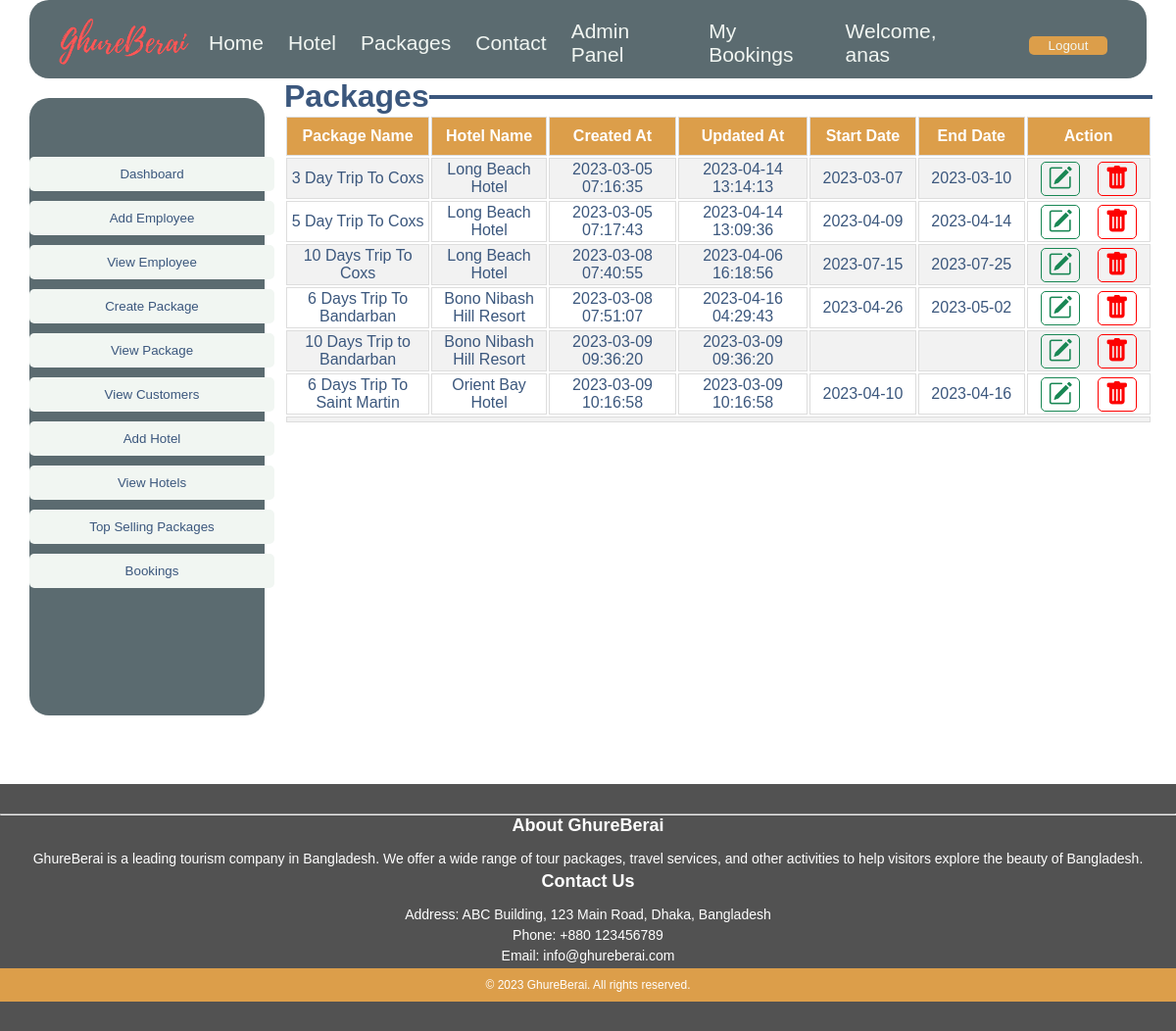
The page /View/Admin/ViewPackages.php (signed in) on the database its author committed.
### tables this page shows
CREATE TABLE `packages` (
  `Package_Id` int(11) NOT NULL,
  `Name` varchar(100) NOT NULL,
  `Hotel_Name` varchar(100) NOT NULL,
  `Description` text DEFAULT NULL,
  `Price` decimal(10,2) NOT NULL,
  `Days` int(11) NOT NULL,
  `P_left` int(11) NOT NULL,
  `P_sold` int(11) DEFAULT NULL,
  `Start_Date` date DEFAULT NULL,
  `End_Date` date DEFAULT NULL,
  `Image_url` varchar(255) DEFAULT NULL,
  `Created_at` timestamp NOT NULL DEFAULT current_timestamp(),
  `Updated_at` timestamp NOT NULL DEFAULT current_timestamp() ON UPDATE current_timestamp()
);

### Model/Admin/PackagesModel.php (called while the page is built, shortened)
<?php
function getPackages($page)
{
    if ($page == 2) {
        require('../../Model/Connection.php');
        $sql = "SELECT * FROM packages";
        $result = $con->query($sql);
        return $result;
    }
}

### Controller/PackagesController.php (called while the page is built, shortened)
<?php
function viewAllPackages($page)
{
    require('../../Model/Admin/PackagesModel.php');
    $result = getPackages($page);
    return $result;
}
?>

### View/Admin/ViewPackages.php (the view, shortened to what this page needs)
<!DOCTYPE html>
<html lang="en">
<head>
    <link rel="stylesheet" href="../Assets/index.css">
    <link rel="stylesheet" href="https://cdn.jsdelivr.net/npm/bootstrap-icons@1.10.2/font/bootstrap-icons.css"
>
</head>
<body>
    <div class="page">
        <div class="AdminPage">
            <?php
            include("Header.php");
            include("../Admin/AdminPanelMenu.php");
            ?>
            <div class="AdminDash">
                <fieldset
                    style=" border: 4px solid #3B577D; border-bottom: none; border-left: none; border-right: none;">
                    <legend style="text-align: left">
                        <h1 align="center">Packages</h1>
                    </legend>
                </fieldset>
                <table class="customers">
                    <tr>
                        <th>Package Name</th>
                        <th>Hotel Name</th>
                        <th>Created At</th>
                        <th>Updated At</th>
                        <th>Start Date</th>
                        <th>End Date</th>
                        <th colspan="2">Action</th>
                    </tr>
                    <?php
                    require('../../Controller/PackagesController.php');
                    $page = 2;
                    $result = viewAllPackages($page);
                    if ($result->num_rows > 0) {
                        while ($row = $result->fetch_assoc()) {
                            echo '<tr>
                            <td>' . $row["Name"] . '</td>
                            <td>' . $row["Hotel_Name"] . '</td>
                            <td>' . $row["Created_at"] . '</td>
                            <td>' . $row["Updated_at"] . '</td>
                            <td>' . $row["Start_Date"] . '</td>
                            <td>' . $row["End_Date"] . '</td>
                            <td><button class="button btn-crud"><a href="UpdatePackage.php?updatePack=' . $row["Package_Id"] . '"><i class="bi bi-pencil-square"></i></a></button><button class="button btn-crud-2"><a href="../../Controller/Admin/DeleteAction.php?deletePack=' . $row["Package_Id"] . '"><i class="bi bi-trash-fill"></i></a></button></td>
                            </tr>';
                        }
                    }
                    ?>
                    <tr>
                        <td colspan="8">
                        </td>
                    </tr>
                </table>
            </div>
        </div>
        <?php
        include("../Footer.php");
        ?>
    </div>
</body>
</html>

### View/Assets/index.css (style rules this page uses)
* { font-family: sans-serif; margin: 0; padding: 0; }
.button { padding: 2px; width: 80px; color: #30454b !important; background-color: #dc9e4a; border: none; border-radius: 5px; }
a { color: #3b577d !important; text-decoration: none; }
.AdminPage { background-color: #fff; height: 800px; display: flex; }
.AdminDash { color: #3b577d; height: 715px; width: 73.8%; background-color: #fff; margin-top: 80px; margin-left: 20px; box-sizing: border-box; }
.customers td, .customers th { text-align: center; width: 1%; border: 1px solid #ddd; padding: 2px; }
.customers tr:nth-child(even) { background-color: #f2f2f2; }
.customers th { text-align: center; padding-top: 10px; padding-bottom: 10px; background-color: #dc9e4a; color: white; }
.btn-crud { padding: 2px; width: 80px; color: #000000 !important; background-color: #75914b; border: none; border-radius: 5px; }
.btn-crud a { color: white !important ; }
.btn-crud { background-color: transparent; border: 1px solid #198754; width: 40px; }
.btn-crud i { font-size: 25px; color: #198754; cursor: pointer; }
.btn-crud-2 { margin-left: 18px; background-color: transparent; border: 1px solid red; width: 40px; }
.bi, .bi-trash-fill i { font-size: 25px; color: rgb(253, 1, 1); cursor: pointer; }

### rows shown on the page
packages: Name "3 Day Trip To Coxs", Hotel_Name "Long Beach Hotel", Created_at "2023-03-05 07:16:35", Updated_at "2023-04-14 13:14:13", Start_Date "2023-03-07", End_Date "2023-03-10"
packages: Name "5 Day Trip To Coxs", Hotel_Name "Long Beach Hotel", Created_at "2023-03-05 07:17:43", Updated_at "2023-04-14 13:09:36", Start_Date "2023-04-09", End_Date "2023-04-14"
packages: Name "10 Days Trip To Coxs", Hotel_Name "Long Beach Hotel", Created_at "2023-03-08 07:40:55", Updated_at "2023-04-06 16:18:56", Start_Date "2023-07-15", End_Date "2023-07-25"
packages: Name "6 Days Trip To Bandarban", Hotel_Name "Bono Nibash Hill Resort", Created_at "2023-03-08 07:51:07", Updated_at "2023-04-16 04:29:43", Start_Date "2023-04-26", End_Date "2023-05-02"
packages: Name "10 Days Trip to Bandarban", Hotel_Name "Bono Nibash Hill Resort", Created_at "2023-03-09 09:36:20", Updated_at "2023-03-09 09:36:20"
packages: Name "6 Days Trip To Saint Martin", Hotel_Name "Orient Bay Hotel", Created_at "2023-03-09 10:16:58", Updated_at "2023-03-09 10:16:58", Start_Date "2023-04-10", End_Date "2023-04-16"

### other values the page prints
$_SESSION["username"] "anas"
